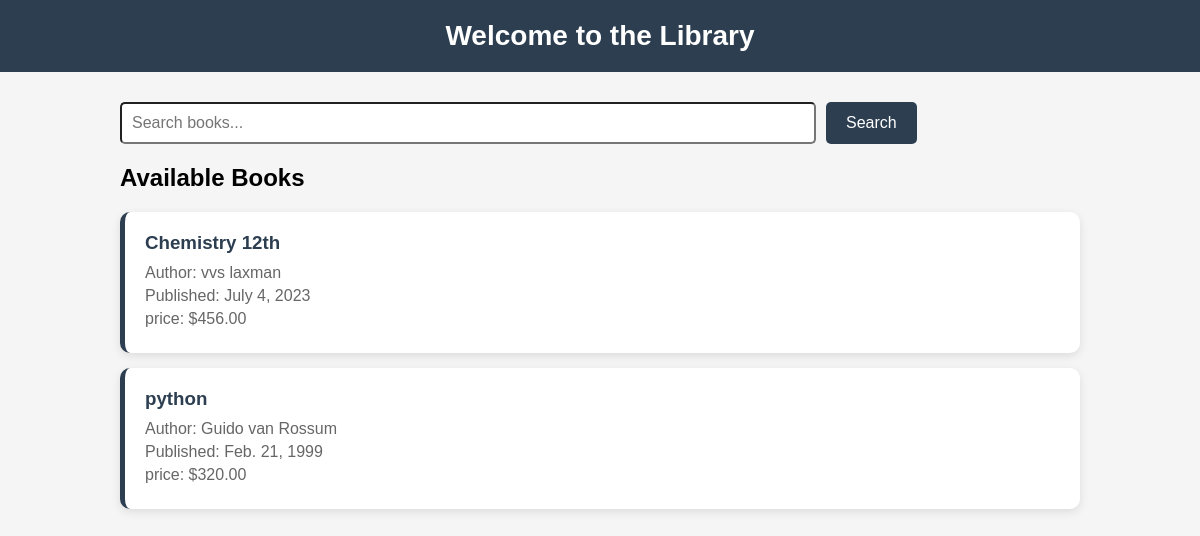
Before: / with the older database file.
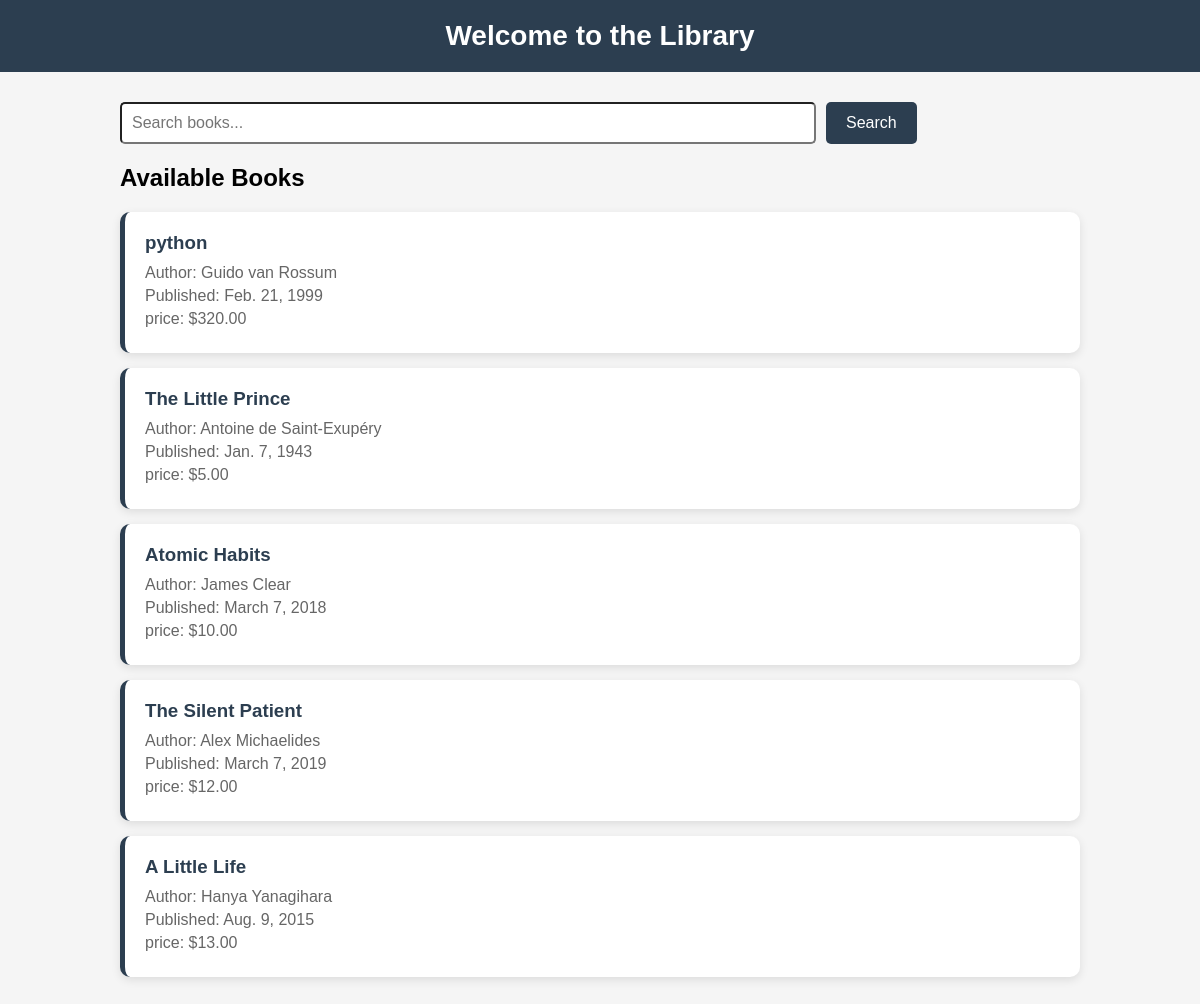
After: the same page with the newer database file.
### library/models.py (models this page shows, shortened)
class Book(models.Model):
    title = models.CharField(max_length=200)
    author = models.CharField(max_length=100)
    published_date = models.DateField()
    price = models.DecimalField(max_digits=6, decimal_places=2)

### library/views.py (the view)
# urls.py: path('', views.home, name='home'),
def home(request):
    search = request.GET.get('search', '')
    if search:
        books = Book.objects.filter(title__icontains=search)
    else:
        books = Book.objects.all()
    context = {
        'name': 'Abbas zaidi',
        'books': books
    }
    return render(request, 'home.html',context)

### library/templates/home.html (shortened to what this page needs)
<!DOCTYPE html>
<html lang="en">
<head>
    {% load static %}
    <link rel="stylesheet" href="{% static 'style.css' %}">
</head>
<body>
   <nav>
    <h1>Welcome to the Library</h1>
   </nav>
   <div class ="container">
       <form method="GET" class="search-form">
        <input type="text" name="search"
            placeholder ="Search books..."
            value="{{ search }}">
        <button type="submit">Search</button>
       </form>
    <h2>Available Books</h2>
    {% for book in books %}
    <div class ="book-card">
        <h3>{{ book.title }}</h3>
        <p>Author: {{ book.author }}</p>
        <p>Published: {{ book.published_date }}</p>
        <p>price: ${{ book.price }}</p>
    </div>
    {% endfor %}
</body>
</html>

### library/static/style.css (style rules this page uses)
body { background-color: #f5f5f5; font-family: Arial; margin:0; padding:0; }
nav { background-color: #2c3e50; padding: 20px; text-align: center; }
nav h1 { color: white; margin: 0; font-size: 28px; }
.container { width: 80%; margin: 30px auto; }
.container p { color: #555; font-size: 16px; }
.book-card { background-color: white; border-radius: 10px; padding: 20px; margin: 15px 0; box-shadow: 0 3px 10px rgba(0, 0, 0, 0.1); border-left: 5px solid #2c3e50; }
.book-card h3 { color:#2c3e50; margin: 0 0 10px 0; }
.book-card p { color: #666; margin: 5px 0; }
.search-form { margin : 20px 0; display: flex; gap: 10px; }
.search-form input { padding: 10px; width: 70%; border: 2px soloid #2c3e50; border-radius: 5px; font-size: 16px; outline: none; }
.search-form button { padding: 10px 20px; background-color: #2c3e50; color: white; border: none; border-radius: 5px; font-size: 16px; cursor: pointer; }

Changed rows visible on the page:
removed Book: title "Chemistry 12th", author "vvs laxman", published_date "July 4, 2023", price "456.00"
added Book: title "The Little Prince", author "Antoine de Saint-Exupéry", published_date "Jan. 7, 1943", price "5.00"
added Book: title "Atomic Habits", author "James Clear", published_date "March 7, 2018", price "10.00"
added Book: title "The Silent Patient", author "Alex Michaelides", published_date "March 7, 2019", price "12.00"
added Book: title "A Little Life", author "Hanya Yanagihara", published_date "Aug. 9, 2015", price "13.00"
